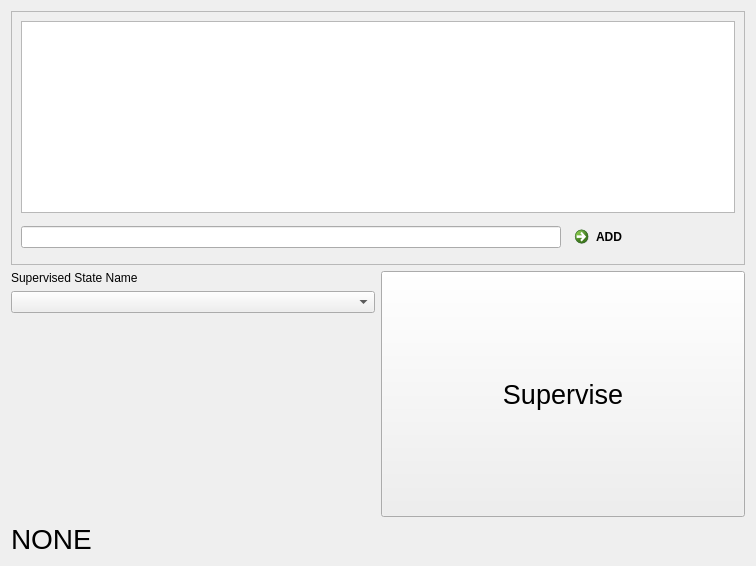
<?xml version="1.0" encoding="UTF-8"?>
<ui version="4.0">
 <class>STEMController</class>
 <widget class="QWidget" name="STEMController">
  <property name="geometry">
   <rect>
    <x>0</x>
    <y>0</y>
    <width>756</width>
    <height>566</height>
   </rect>
  </property>
  <property name="windowTitle">
   <string>STEM Controller</string>
  </property>
  <layout class="QVBoxLayout" name="verticalLayout">
   <item>
    <widget class="QScrollArea" name="scrollArea">
     <property name="widgetResizable">
      <bool>true</bool>
     </property>
     <widget class="QWidget" name="scrollAreaWidgetContents">
      <property name="geometry">
       <rect>
        <x>0</x>
        <y>-4</y>
        <width>722</width>
        <height>254</height>
       </rect>
      </property>
      <layout class="QVBoxLayout" name="verticalLayout_3">
       <item>
        <widget class="QListWidget" name="listWidget"/>
       </item>
       <item>
        <layout class="QHBoxLayout" name="horizontalLayout_2">
         <item>
          <widget class="QLineEdit" name="lineEdit"/>
         </item>
         <item>
          <widget class="QCommandLinkButton" name="commandLinkButton">
           <property name="text">
            <string>ADD</string>
           </property>
          </widget>
         </item>
        </layout>
       </item>
      </layout>
     </widget>
    </widget>
   </item>
   <item>
    <layout class="QHBoxLayout" name="horizontalLayout">
     <item>
      <layout class="QVBoxLayout" name="verticalLayout_2">
       <item>
        <widget class="QLabel" name="label_3">
         <property name="text">
          <string>Supervised State Name</string>
         </property>
        </widget>
       </item>
       <item>
        <widget class="QComboBox" name="comboBox"/>
       </item>
       <item>
        <spacer name="verticalSpacer">
         <property name="orientation">
          <enum>Qt::Vertical</enum>
         </property>
         <property name="sizeHint" stdset="0">
          <size>
           <width>20</width>
           <height>40</height>
          </size>
         </property>
        </spacer>
       </item>
      </layout>
     </item>
     <item>
      <widget class="QPushButton" name="pushButton_3">
       <property name="sizePolicy">
        <sizepolicy hsizetype="Minimum" vsizetype="Expanding">
         <horstretch>0</horstretch>
         <verstretch>0</verstretch>
        </sizepolicy>
       </property>
       <property name="font">
        <font>
         <pointsize>20</pointsize>
        </font>
       </property>
       <property name="text">
        <string>Supervise</string>
       </property>
      </widget>
     </item>
    </layout>
   </item>
   <item>
    <widget class="QLabel" name="supervised_state_name">
     <property name="font">
      <font>
       <pointsize>21</pointsize>
      </font>
     </property>
     <property name="text">
      <string>NONE</string>
     </property>
    </widget>
   </item>
  </layout>
 </widget>
 <resources/>
 <connections/>
</ui>
